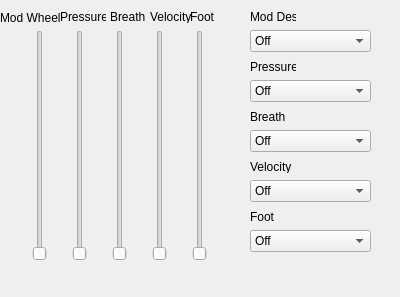
<?xml version="1.0" encoding="UTF-8"?>
<ui version="4.0">
 <class>Dialog</class>
 <widget class="QDialog" name="Dialog">
  <property name="geometry">
   <rect>
    <x>0</x>
    <y>0</y>
    <width>400</width>
    <height>297</height>
   </rect>
  </property>
  <property name="windowTitle">
   <string>Dialog</string>
  </property>
  <widget class="QSlider" name="verticalSlider">
   <property name="geometry">
    <rect>
     <x>30</x>
     <y>30</y>
     <width>19</width>
     <height>231</height>
    </rect>
   </property>
   <property name="maximum">
    <number>1024</number>
   </property>
   <property name="orientation">
    <enum>Qt::Vertical</enum>
   </property>
  </widget>
  <widget class="QLabel" name="label">
   <property name="geometry">
    <rect>
     <x>0</x>
     <y>10</y>
     <width>61</width>
     <height>16</height>
    </rect>
   </property>
   <property name="text">
    <string>Mod Wheel</string>
   </property>
  </widget>
  <widget class="QLabel" name="label_3">
   <property name="geometry">
    <rect>
     <x>250</x>
     <y>10</y>
     <width>46</width>
     <height>13</height>
    </rect>
   </property>
   <property name="text">
    <string>Mod Dest</string>
   </property>
  </widget>
  <widget class="QComboBox" name="modsModDest">
   <property name="geometry">
    <rect>
     <x>250</x>
     <y>30</y>
     <width>121</width>
     <height>22</height>
    </rect>
   </property>
   <item>
    <property name="text">
     <string>Off</string>
    </property>
   </item>
   <item>
    <property name="text">
     <string>Osc 1 Freq</string>
    </property>
   </item>
   <item>
    <property name="text">
     <string>Osc 2 Freq</string>
    </property>
   </item>
   <item>
    <property name="text">
     <string>Osc 1+2 Freq</string>
    </property>
   </item>
   <item>
    <property name="text">
     <string>Osc Mix</string>
    </property>
   </item>
   <item>
    <property name="text">
     <string>Noise Level</string>
    </property>
   </item>
   <item>
    <property name="text">
     <string>Osc 1 PW</string>
    </property>
   </item>
   <item>
    <property name="text">
     <string>Osc 2 PW</string>
    </property>
   </item>
   <item>
    <property name="text">
     <string>Osc 1+2 PW</string>
    </property>
   </item>
   <item>
    <property name="text">
     <string>Filter Freq</string>
    </property>
   </item>
   <item>
    <property name="text">
     <string>Resonance</string>
    </property>
   </item>
   <item>
    <property name="text">
     <string>Filter Audio Mod</string>
    </property>
   </item>
   <item>
    <property name="text">
     <string>VCA Level</string>
    </property>
   </item>
   <item>
    <property name="text">
     <string>Pan</string>
    </property>
   </item>
   <item>
    <property name="text">
     <string>LFO 1 Freq</string>
    </property>
   </item>
   <item>
    <property name="text">
     <string>LFO2 Freq</string>
    </property>
   </item>
   <item>
    <property name="text">
     <string>LFO3 Freq</string>
    </property>
   </item>
   <item>
    <property name="text">
     <string>LFO4 Freq</string>
    </property>
   </item>
   <item>
    <property name="text">
     <string>All LFO Freq</string>
    </property>
   </item>
   <item>
    <property name="text">
     <string>LFO1 Amt</string>
    </property>
   </item>
   <item>
    <property name="text">
     <string>LFO2 Amt</string>
    </property>
   </item>
   <item>
    <property name="text">
     <string>LFO3 Amt</string>
    </property>
   </item>
   <item>
    <property name="text">
     <string>LFO4 Amt</string>
    </property>
   </item>
   <item>
    <property name="text">
     <string>All LFO Amt</string>
    </property>
   </item>
   <item>
    <property name="text">
     <string>Filter Env Amt</string>
    </property>
   </item>
   <item>
    <property name="text">
     <string>Amp Env Amt</string>
    </property>
   </item>
   <item>
    <property name="text">
     <string>Env 3 Amt</string>
    </property>
   </item>
   <item>
    <property name="text">
     <string>All Env Amt</string>
    </property>
   </item>
   <item>
    <property name="text">
     <string>Env1 Attak</string>
    </property>
   </item>
   <item>
    <property name="text">
     <string>Env2 Attack</string>
    </property>
   </item>
   <item>
    <property name="text">
     <string>Env3 Attack</string>
    </property>
   </item>
   <item>
    <property name="text">
     <string>All Env Attacks</string>
    </property>
   </item>
   <item>
    <property name="text">
     <string>Env1 Decay</string>
    </property>
   </item>
   <item>
    <property name="text">
     <string>Env2 Decay</string>
    </property>
   </item>
   <item>
    <property name="text">
     <string>Env3 Decay</string>
    </property>
   </item>
   <item>
    <property name="text">
     <string>All Env Decays</string>
    </property>
   </item>
   <item>
    <property name="text">
     <string>Env1 Release</string>
    </property>
   </item>
   <item>
    <property name="text">
     <string>Env2 Release</string>
    </property>
   </item>
   <item>
    <property name="text">
     <string>Env3 Release</string>
    </property>
   </item>
   <item>
    <property name="text">
     <string>All Env Releases</string>
    </property>
   </item>
   <item>
    <property name="text">
     <string>Mod1 Amt</string>
    </property>
   </item>
   <item>
    <property name="text">
     <string>Mod2 Amt</string>
    </property>
   </item>
   <item>
    <property name="text">
     <string>Mod3 Amt</string>
    </property>
   </item>
   <item>
    <property name="text">
     <string>Mod4 Amt</string>
    </property>
   </item>
   <item>
    <property name="text">
     <string>Ext Audio In Level</string>
    </property>
   </item>
   <item>
    <property name="text">
     <string>Sub Osc1</string>
    </property>
   </item>
   <item>
    <property name="text">
     <string>Sub Osc 2</string>
    </property>
   </item>
   <item>
    <property name="text">
     <string>Skew 1/2</string>
    </property>
   </item>
   <item>
    <property name="text">
     <string/>
    </property>
   </item>
  </widget>
  <widget class="QSlider" name="verticalSlider_2">
   <property name="geometry">
    <rect>
     <x>70</x>
     <y>30</y>
     <width>20</width>
     <height>231</height>
    </rect>
   </property>
   <property name="maximum">
    <number>1024</number>
   </property>
   <property name="orientation">
    <enum>Qt::Vertical</enum>
   </property>
  </widget>
  <widget class="QLabel" name="label_2">
   <property name="geometry">
    <rect>
     <x>60</x>
     <y>10</y>
     <width>46</width>
     <height>13</height>
    </rect>
   </property>
   <property name="text">
    <string>Pressure</string>
   </property>
  </widget>
  <widget class="QSlider" name="verticalSlider_3">
   <property name="geometry">
    <rect>
     <x>110</x>
     <y>30</y>
     <width>20</width>
     <height>231</height>
    </rect>
   </property>
   <property name="maximum">
    <number>1024</number>
   </property>
   <property name="orientation">
    <enum>Qt::Vertical</enum>
   </property>
  </widget>
  <widget class="QLabel" name="label_4">
   <property name="geometry">
    <rect>
     <x>110</x>
     <y>10</y>
     <width>46</width>
     <height>13</height>
    </rect>
   </property>
   <property name="text">
    <string>Breath</string>
   </property>
  </widget>
  <widget class="QSlider" name="verticalSlider_4">
   <property name="geometry">
    <rect>
     <x>150</x>
     <y>30</y>
     <width>20</width>
     <height>231</height>
    </rect>
   </property>
   <property name="maximum">
    <number>1024</number>
   </property>
   <property name="orientation">
    <enum>Qt::Vertical</enum>
   </property>
  </widget>
  <widget class="QLabel" name="label_5">
   <property name="geometry">
    <rect>
     <x>150</x>
     <y>10</y>
     <width>46</width>
     <height>13</height>
    </rect>
   </property>
   <property name="text">
    <string>Velocity</string>
   </property>
  </widget>
  <widget class="QSlider" name="verticalSlider_5">
   <property name="geometry">
    <rect>
     <x>190</x>
     <y>30</y>
     <width>19</width>
     <height>231</height>
    </rect>
   </property>
   <property name="maximum">
    <number>1024</number>
   </property>
   <property name="orientation">
    <enum>Qt::Vertical</enum>
   </property>
  </widget>
  <widget class="QLabel" name="label_6">
   <property name="geometry">
    <rect>
     <x>190</x>
     <y>10</y>
     <width>46</width>
     <height>13</height>
    </rect>
   </property>
   <property name="text">
    <string>Foot</string>
   </property>
  </widget>
  <widget class="QLabel" name="label_7">
   <property name="geometry">
    <rect>
     <x>250</x>
     <y>60</y>
     <width>46</width>
     <height>13</height>
    </rect>
   </property>
   <property name="text">
    <string>Pressure</string>
   </property>
  </widget>
  <widget class="QComboBox" name="modsModPress">
   <property name="geometry">
    <rect>
     <x>250</x>
     <y>80</y>
     <width>121</width>
     <height>22</height>
    </rect>
   </property>
   <item>
    <property name="text">
     <string>Off</string>
    </property>
   </item>
   <item>
    <property name="text">
     <string>Osc 1 Freq</string>
    </property>
   </item>
   <item>
    <property name="text">
     <string>Osc 2 Freq</string>
    </property>
   </item>
   <item>
    <property name="text">
     <string>Osc 1+2 Freq</string>
    </property>
   </item>
   <item>
    <property name="text">
     <string>Osc Mix</string>
    </property>
   </item>
   <item>
    <property name="text">
     <string>Noise Level</string>
    </property>
   </item>
   <item>
    <property name="text">
     <string>Osc 1 PW</string>
    </property>
   </item>
   <item>
    <property name="text">
     <string>Osc 2 PW</string>
    </property>
   </item>
   <item>
    <property name="text">
     <string>Osc 1+2 PW</string>
    </property>
   </item>
   <item>
    <property name="text">
     <string>Filter Freq</string>
    </property>
   </item>
   <item>
    <property name="text">
     <string>Resonance</string>
    </property>
   </item>
   <item>
    <property name="text">
     <string>Filter Audio Mod</string>
    </property>
   </item>
   <item>
    <property name="text">
     <string>VCA Level</string>
    </property>
   </item>
   <item>
    <property name="text">
     <string>Pan</string>
    </property>
   </item>
   <item>
    <property name="text">
     <string>LFO 1 Freq</string>
    </property>
   </item>
   <item>
    <property name="text">
     <string>LFO2 Freq</string>
    </property>
   </item>
   <item>
    <property name="text">
     <string>LFO3 Freq</string>
    </property>
   </item>
   <item>
    <property name="text">
     <string>LFO4 Freq</string>
    </property>
   </item>
   <item>
    <property name="text">
     <string>All LFO Freq</string>
    </property>
   </item>
   <item>
    <property name="text">
     <string>LFO1 Amt</string>
    </property>
   </item>
   <item>
    <property name="text">
     <string>LFO2 Amt</string>
    </property>
   </item>
   <item>
    <property name="text">
     <string>LFO3 Amt</string>
    </property>
   </item>
   <item>
    <property name="text">
     <string>LFO4 Amt</string>
    </property>
   </item>
   <item>
    <property name="text">
     <string>All LFO Amt</string>
    </property>
   </item>
   <item>
    <property name="text">
     <string>Filter Env Amt</string>
    </property>
   </item>
   <item>
    <property name="text">
     <string>Amp Env Amt</string>
    </property>
   </item>
   <item>
    <property name="text">
     <string>Env 3 Amt</string>
    </property>
   </item>
   <item>
    <property name="text">
     <string>All Env Amt</string>
    </property>
   </item>
   <item>
    <property name="text">
     <string>Env1 Attak</string>
    </property>
   </item>
   <item>
    <property name="text">
     <string>Env2 Attack</string>
    </property>
   </item>
   <item>
    <property name="text">
     <string>Env3 Attack</string>
    </property>
   </item>
   <item>
    <property name="text">
     <string>All Env Attacks</string>
    </property>
   </item>
   <item>
    <property name="text">
     <string>Env1 Decay</string>
    </property>
   </item>
   <item>
    <property name="text">
     <string>Env2 Decay</string>
    </property>
   </item>
   <item>
    <property name="text">
     <string>Env3 Decay</string>
    </property>
   </item>
   <item>
    <property name="text">
     <string>All Env Decays</string>
    </property>
   </item>
   <item>
    <property name="text">
     <string>Env1 Release</string>
    </property>
   </item>
   <item>
    <property name="text">
     <string>Env2 Release</string>
    </property>
   </item>
   <item>
    <property name="text">
     <string>Env3 Release</string>
    </property>
   </item>
   <item>
    <property name="text">
     <string>All Env Releases</string>
    </property>
   </item>
   <item>
    <property name="text">
     <string>Mod1 Amt</string>
    </property>
   </item>
   <item>
    <property name="text">
     <string>Mod2 Amt</string>
    </property>
   </item>
   <item>
    <property name="text">
     <string>Mod3 Amt</string>
    </property>
   </item>
   <item>
    <property name="text">
     <string>Mod4 Amt</string>
    </property>
   </item>
   <item>
    <property name="text">
     <string>Ext Audio In Level</string>
    </property>
   </item>
   <item>
    <property name="text">
     <string>Sub Osc1</string>
    </property>
   </item>
   <item>
    <property name="text">
     <string>Sub Osc 2</string>
    </property>
   </item>
   <item>
    <property name="text">
     <string>Skew 1/2</string>
    </property>
   </item>
   <item>
    <property name="text">
     <string/>
    </property>
   </item>
  </widget>
  <widget class="QLabel" name="label_8">
   <property name="geometry">
    <rect>
     <x>250</x>
     <y>110</y>
     <width>46</width>
     <height>13</height>
    </rect>
   </property>
   <property name="text">
    <string>Breath</string>
   </property>
  </widget>
  <widget class="QComboBox" name="modsModBreath">
   <property name="geometry">
    <rect>
     <x>250</x>
     <y>130</y>
     <width>121</width>
     <height>22</height>
    </rect>
   </property>
   <item>
    <property name="text">
     <string>Off</string>
    </property>
   </item>
   <item>
    <property name="text">
     <string>Osc 1 Freq</string>
    </property>
   </item>
   <item>
    <property name="text">
     <string>Osc 2 Freq</string>
    </property>
   </item>
   <item>
    <property name="text">
     <string>Osc 1+2 Freq</string>
    </property>
   </item>
   <item>
    <property name="text">
     <string>Osc Mix</string>
    </property>
   </item>
   <item>
    <property name="text">
     <string>Noise Level</string>
    </property>
   </item>
   <item>
    <property name="text">
     <string>Osc 1 PW</string>
    </property>
   </item>
   <item>
    <property name="text">
     <string>Osc 2 PW</string>
    </property>
   </item>
   <item>
    <property name="text">
     <string>Osc 1+2 PW</string>
    </property>
   </item>
   <item>
    <property name="text">
     <string>Filter Freq</string>
    </property>
   </item>
   <item>
    <property name="text">
     <string>Resonance</string>
    </property>
   </item>
   <item>
    <property name="text">
     <string>Filter Audio Mod</string>
    </property>
   </item>
   <item>
    <property name="text">
     <string>VCA Level</string>
    </property>
   </item>
   <item>
    <property name="text">
     <string>Pan</string>
    </property>
   </item>
   <item>
    <property name="text">
     <string>LFO 1 Freq</string>
    </property>
   </item>
   <item>
    <property name="text">
     <string>LFO2 Freq</string>
    </property>
   </item>
   <item>
    <property name="text">
     <string>LFO3 Freq</string>
    </property>
   </item>
   <item>
    <property name="text">
     <string>LFO4 Freq</string>
    </property>
   </item>
   <item>
    <property name="text">
     <string>All LFO Freq</string>
    </property>
   </item>
   <item>
    <property name="text">
     <string>LFO1 Amt</string>
    </property>
   </item>
   <item>
    <property name="text">
     <string>LFO2 Amt</string>
    </property>
   </item>
   <item>
    <property name="text">
     <string>LFO3 Amt</string>
    </property>
   </item>
   <item>
    <property name="text">
     <string>LFO4 Amt</string>
    </property>
   </item>
   <item>
    <property name="text">
     <string>All LFO Amt</string>
    </property>
   </item>
   <item>
    <property name="text">
     <string>Filter Env Amt</string>
    </property>
   </item>
   <item>
    <property name="text">
     <string>Amp Env Amt</string>
    </property>
   </item>
   <item>
    <property name="text">
     <string>Env 3 Amt</string>
    </property>
   </item>
   <item>
    <property name="text">
     <string>All Env Amt</string>
    </property>
   </item>
   <item>
    <property name="text">
     <string>Env1 Attak</string>
    </property>
   </item>
   <item>
    <property name="text">
     <string>Env2 Attack</string>
    </property>
   </item>
   <item>
    <property name="text">
     <string>Env3 Attack</string>
    </property>
   </item>
   <item>
    <property name="text">
     <string>All Env Attacks</string>
    </property>
   </item>
   <item>
    <property name="text">
     <string>Env1 Decay</string>
    </property>
   </item>
   <item>
    <property name="text">
     <string>Env2 Decay</string>
    </property>
   </item>
   <item>
    <property name="text">
     <string>Env3 Decay</string>
    </property>
   </item>
   <item>
    <property name="text">
     <string>All Env Decays</string>
    </property>
   </item>
   <item>
    <property name="text">
     <string>Env1 Release</string>
    </property>
   </item>
   <item>
    <property name="text">
     <string>Env2 Release</string>
    </property>
   </item>
   <item>
    <property name="text">
     <string>Env3 Release</string>
    </property>
   </item>
   <item>
    <property name="text">
     <string>All Env Releases</string>
    </property>
   </item>
   <item>
    <property name="text">
     <string>Mod1 Amt</string>
    </property>
   </item>
   <item>
    <property name="text">
     <string>Mod2 Amt</string>
    </property>
   </item>
   <item>
    <property name="text">
     <string>Mod3 Amt</string>
    </property>
   </item>
   <item>
    <property name="text">
     <string>Mod4 Amt</string>
    </property>
   </item>
   <item>
    <property name="text">
     <string>Ext Audio In Level</string>
    </property>
   </item>
   <item>
    <property name="text">
     <string>Sub Osc1</string>
    </property>
   </item>
   <item>
    <property name="text">
     <string>Sub Osc 2</string>
    </property>
   </item>
   <item>
    <property name="text">
     <string>Skew 1/2</string>
    </property>
   </item>
   <item>
    <property name="text">
     <string/>
    </property>
   </item>
  </widget>
  <widget class="QLabel" name="label_9">
   <property name="geometry">
    <rect>
     <x>250</x>
     <y>160</y>
     <width>46</width>
     <height>13</height>
    </rect>
   </property>
   <property name="text">
    <string>Velocity</string>
   </property>
  </widget>
  <widget class="QComboBox" name="modsModVel">
   <property name="geometry">
    <rect>
     <x>250</x>
     <y>180</y>
     <width>121</width>
     <height>22</height>
    </rect>
   </property>
   <item>
    <property name="text">
     <string>Off</string>
    </property>
   </item>
   <item>
    <property name="text">
     <string>Osc 1 Freq</string>
    </property>
   </item>
   <item>
    <property name="text">
     <string>Osc 2 Freq</string>
    </property>
   </item>
   <item>
    <property name="text">
     <string>Osc 1+2 Freq</string>
    </property>
   </item>
   <item>
    <property name="text">
     <string>Osc Mix</string>
    </property>
   </item>
   <item>
    <property name="text">
     <string>Noise Level</string>
    </property>
   </item>
   <item>
    <property name="text">
     <string>Osc 1 PW</string>
    </property>
   </item>
   <item>
    <property name="text">
     <string>Osc 2 PW</string>
    </property>
   </item>
   <item>
    <property name="text">
     <string>Osc 1+2 PW</string>
    </property>
   </item>
   <item>
    <property name="text">
     <string>Filter Freq</string>
    </property>
   </item>
   <item>
    <property name="text">
     <string>Resonance</string>
    </property>
   </item>
   <item>
    <property name="text">
     <string>Filter Audio Mod</string>
    </property>
   </item>
   <item>
    <property name="text">
     <string>VCA Level</string>
    </property>
   </item>
   <item>
    <property name="text">
     <string>Pan</string>
    </property>
   </item>
   <item>
    <property name="text">
     <string>LFO 1 Freq</string>
    </property>
   </item>
   <item>
    <property name="text">
     <string>LFO2 Freq</string>
    </property>
   </item>
   <item>
    <property name="text">
     <string>LFO3 Freq</string>
    </property>
   </item>
   <item>
    <property name="text">
     <string>LFO4 Freq</string>
    </property>
   </item>
   <item>
    <property name="text">
     <string>All LFO Freq</string>
    </property>
   </item>
   <item>
    <property name="text">
     <string>LFO1 Amt</string>
    </property>
   </item>
   <item>
    <property name="text">
     <string>LFO2 Amt</string>
    </property>
   </item>
   <item>
    <property name="text">
     <string>LFO3 Amt</string>
    </property>
   </item>
   <item>
    <property name="text">
     <string>LFO4 Amt</string>
    </property>
   </item>
   <item>
    <property name="text">
     <string>All LFO Amt</string>
    </property>
   </item>
   <item>
    <property name="text">
     <string>Filter Env Amt</string>
    </property>
   </item>
   <item>
    <property name="text">
     <string>Amp Env Amt</string>
    </property>
   </item>
   <item>
    <property name="text">
     <string>Env 3 Amt</string>
    </property>
   </item>
   <item>
    <property name="text">
     <string>All Env Amt</string>
    </property>
   </item>
   <item>
    <property name="text">
     <string>Env1 Attak</string>
    </property>
   </item>
   <item>
    <property name="text">
     <string>Env2 Attack</string>
    </property>
   </item>
   <item>
    <property name="text">
     <string>Env3 Attack</string>
    </property>
   </item>
   <item>
    <property name="text">
     <string>All Env Attacks</string>
    </property>
   </item>
   <item>
    <property name="text">
     <string>Env1 Decay</string>
    </property>
   </item>
   <item>
    <property name="text">
     <string>Env2 Decay</string>
    </property>
   </item>
   <item>
    <property name="text">
     <string>Env3 Decay</string>
    </property>
   </item>
   <item>
    <property name="text">
     <string>All Env Decays</string>
    </property>
   </item>
   <item>
    <property name="text">
     <string>Env1 Release</string>
    </property>
   </item>
   <item>
    <property name="text">
     <string>Env2 Release</string>
    </property>
   </item>
   <item>
    <property name="text">
     <string>Env3 Release</string>
    </property>
   </item>
   <item>
    <property name="text">
     <string>All Env Releases</string>
    </property>
   </item>
   <item>
    <property name="text">
     <string>Mod1 Amt</string>
    </property>
   </item>
   <item>
    <property name="text">
     <string>Mod2 Amt</string>
    </property>
   </item>
   <item>
    <property name="text">
     <string>Mod3 Amt</string>
    </property>
   </item>
   <item>
    <property name="text">
     <string>Mod4 Amt</string>
    </property>
   </item>
   <item>
    <property name="text">
     <string>Ext Audio In Level</string>
    </property>
   </item>
   <item>
    <property name="text">
     <string>Sub Osc1</string>
    </property>
   </item>
   <item>
    <property name="text">
     <string>Sub Osc 2</string>
    </property>
   </item>
   <item>
    <property name="text">
     <string>Skew 1/2</string>
    </property>
   </item>
   <item>
    <property name="text">
     <string/>
    </property>
   </item>
  </widget>
  <widget class="QLabel" name="label_10">
   <property name="geometry">
    <rect>
     <x>250</x>
     <y>210</y>
     <width>46</width>
     <height>13</height>
    </rect>
   </property>
   <property name="text">
    <string>Foot</string>
   </property>
  </widget>
  <widget class="QComboBox" name="modsModFoot">
   <property name="geometry">
    <rect>
     <x>250</x>
     <y>230</y>
     <width>121</width>
     <height>22</height>
    </rect>
   </property>
   <item>
    <property name="text">
     <string>Off</string>
    </property>
   </item>
   <item>
    <property name="text">
     <string>Osc 1 Freq</string>
    </property>
   </item>
   <item>
    <property name="text">
     <string>Osc 2 Freq</string>
    </property>
   </item>
   <item>
    <property name="text">
     <string>Osc 1+2 Freq</string>
    </property>
   </item>
   <item>
    <property name="text">
     <string>Osc Mix</string>
    </property>
   </item>
   <item>
    <property name="text">
     <string>Noise Level</string>
    </property>
   </item>
   <item>
    <property name="text">
     <string>Osc 1 PW</string>
    </property>
   </item>
   <item>
    <property name="text">
     <string>Osc 2 PW</string>
    </property>
   </item>
   <item>
    <property name="text">
     <string>Osc 1+2 PW</string>
    </property>
   </item>
   <item>
    <property name="text">
     <string>Filter Freq</string>
    </property>
   </item>
   <item>
    <property name="text">
     <string>Resonance</string>
    </property>
   </item>
   <item>
    <property name="text">
     <string>Filter Audio Mod</string>
    </property>
   </item>
   <item>
    <property name="text">
     <string>VCA Level</string>
    </property>
   </item>
   <item>
    <property name="text">
     <string>Pan</string>
    </property>
   </item>
   <item>
    <property name="text">
     <string>LFO 1 Freq</string>
    </property>
   </item>
   <item>
    <property name="text">
     <string>LFO2 Freq</string>
    </property>
   </item>
   <item>
    <property name="text">
     <string>LFO3 Freq</string>
    </property>
   </item>
   <item>
    <property name="text">
     <string>LFO4 Freq</string>
    </property>
   </item>
   <item>
    <property name="text">
     <string>All LFO Freq</string>
    </property>
   </item>
   <item>
    <property name="text">
     <string>LFO1 Amt</string>
    </property>
   </item>
   <item>
    <property name="text">
     <string>LFO2 Amt</string>
    </property>
   </item>
   <item>
    <property name="text">
     <string>LFO3 Amt</string>
    </property>
   </item>
   <item>
    <property name="text">
     <string>LFO4 Amt</string>
    </property>
   </item>
   <item>
    <property name="text">
     <string>All LFO Amt</string>
    </property>
   </item>
   <item>
    <property name="text">
     <string>Filter Env Amt</string>
    </property>
   </item>
   <item>
    <property name="text">
     <string>Amp Env Amt</string>
    </property>
   </item>
   <item>
    <property name="text">
     <string>Env 3 Amt</string>
    </property>
   </item>
   <item>
    <property name="text">
     <string>All Env Amt</string>
    </property>
   </item>
   <item>
    <property name="text">
     <string>Env1 Attak</string>
    </property>
   </item>
   <item>
    <property name="text">
     <string>Env2 Attack</string>
    </property>
   </item>
   <item>
    <property name="text">
     <string>Env3 Attack</string>
    </property>
   </item>
   <item>
    <property name="text">
     <string>All Env Attacks</string>
    </property>
   </item>
   <item>
    <property name="text">
     <string>Env1 Decay</string>
    </property>
   </item>
   <item>
    <property name="text">
     <string>Env2 Decay</string>
    </property>
   </item>
   <item>
    <property name="text">
     <string>Env3 Decay</string>
    </property>
   </item>
   <item>
    <property name="text">
     <string>All Env Decays</string>
    </property>
   </item>
   <item>
    <property name="text">
     <string>Env1 Release</string>
    </property>
   </item>
   <item>
    <property name="text">
     <string>Env2 Release</string>
    </property>
   </item>
   <item>
    <property name="text">
     <string>Env3 Release</string>
    </property>
   </item>
   <item>
    <property name="text">
     <string>All Env Releases</string>
    </property>
   </item>
   <item>
    <property name="text">
     <string>Mod1 Amt</string>
    </property>
   </item>
   <item>
    <property name="text">
     <string>Mod2 Amt</string>
    </property>
   </item>
   <item>
    <property name="text">
     <string>Mod3 Amt</string>
    </property>
   </item>
   <item>
    <property name="text">
     <string>Mod4 Amt</string>
    </property>
   </item>
   <item>
    <property name="text">
     <string>Ext Audio In Level</string>
    </property>
   </item>
   <item>
    <property name="text">
     <string>Sub Osc1</string>
    </property>
   </item>
   <item>
    <property name="text">
     <string>Sub Osc 2</string>
    </property>
   </item>
   <item>
    <property name="text">
     <string>Skew 1/2</string>
    </property>
   </item>
   <item>
    <property name="text">
     <string/>
    </property>
   </item>
  </widget>
 </widget>
 <resources/>
 <connections/>
</ui>
